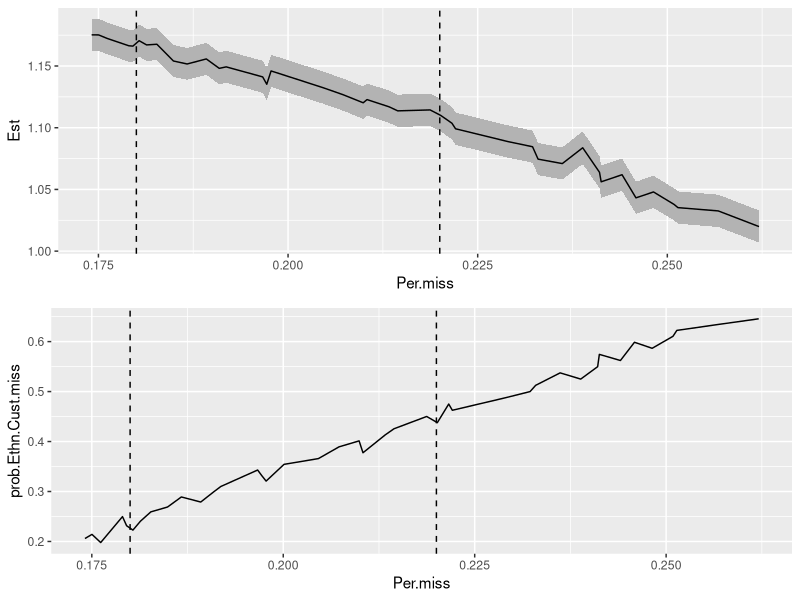

The R source for this figure:
## ---- chunk 1
knitr::opts_chunk$set(echo = TRUE)
library(arm)
library(mice)
library(ggplot2)
library(car)
library(dplyr)
library(purrr)
library(forcats)
library(gridExtra)
setwd("~/Dropbox (LSE Statistics)/Sentencing Disparities/Methods festival")
## ---- chunk 2
ReMF.dat<- read.csv("ReMF_original.csv",
                       header=T,stringsAsFactors = T)
#head(ReMF.dat)

ReMF.dat <- ReMF.dat %>% mutate(Prev_Convictions = 
          fct_relevel(Prev_Convictions, 
          c("None","1 to 3","4 to 9","10 or more")))
#some house-keeping.
## ---- chunk 3
ReMF.dat <- ReMF.dat %>%
  mutate(Age_Cont = Age_Cont - mean(Age_Cont))
## ---- chunk 4
ReMF.dat <- dplyr::select(ReMF.dat,-c(Sentence_Length))
## ---- chunk 5
Cust.benchmark <- glm(Custody~.,data=ReMF.dat)

#summary(Cust.benchmark)
## ---- chunk 6
ci.tab<-function(vec,Miss=1,Cust=0,Ethn=0,Inter=0){
  #default values are miss=1, 
  #Cust=Ethn=Inter=0 means there is 
  #no parameter for the missingness model
 ret.tab <- c(vec[1]-2*vec[2],vec[1],
      vec[1]+2*vec[2])
 ret.tab <- exp(ret.tab)
 #If you want output on the log(OR) scale, comment the line above
 ret.tab <-c(ret.tab,c(Miss, Cust, Ethn, Inter))
 ret.tab <- as.data.frame(t(ret.tab))
  colnames(ret.tab) = c("Lower 95% CI", "Est","Upper 95% CI",
                        "Miss","Cust","Ethn","Inter")
  ret.tab
}
#Miss=1, no missing
#Miss=2, MCAR
#Miss=3, MAR
#Miss=4, MNAR
## ---- chunk 7
Ethn.Cust.benchmark <- 
  summary(Cust.benchmark)$coefficients[4,1:2] 
#the 4th row corresponds to ethnicity and 
#the 1,2 columns are the estimate and its sd

Ethn.Cust.benchmark.tab <- ci.tab(Ethn.Cust.benchmark)
#Ethn.Cust.benchmark.tab

## ---- chunk 8
#parameter that governs the percentage of missingness
per.miss <- 0.2

#generate the missing data indicator
MCAR <- rbinom(n=nrow(ReMF.dat),size=1,prob=c(per.miss))
#sum(MCAR)/nrow(ReMF.dat) 
#should check that the % of missing is approximately correct

#now add NAs to create a missingness pattern
MCAR_ReMF.dat <- ReMF.dat %>%
  mutate(Ethnicity=ifelse(MCAR==1,NA,Ethnicity))
## ---- chunk 9
Cust.MCAR <- summary(glm(Custody~.,data=MCAR_ReMF.dat))
Ethn.Cust.MCAR <- Cust.MCAR$coefficients[4,1:2]

Ethn.Cust.MCAR.tab <- ci.tab(Ethn.Cust.MCAR, Miss=2)

#to display
#rbind(Ethn.Cust.benchmark.tab,Ethn.Cust.MCAR.tab)
## ---- chunk 10
MM.Age_Cont <- -0.02
MM.MF_Remorse <- -0.20


#vector of probablities that are associated with Age and remorse
pMAR <- invlogit(-1.3 + MM.Age_Cont*ReMF.dat$Age_Cont +
                   MM.MF_Remorse*ReMF.dat$MF_Remorse)

#missing data indicator
MAR <- rbinom(n = nrow(ReMF.dat), size = 1, prob = pMAR)
#sum(MAR)/nrow(ReMF.dat) 
#check that this is approx 0.2

MAR_ReMF.dat <- ReMF.dat %>%
  mutate(Ethnicity=ifelse(MAR==0,Ethnicity,NA))
## ---- chunk 11
Cust.MAR <- summary(glm(Custody~.,data=MAR_ReMF.dat))
Ethn.Cust.MAR <- Cust.MAR$coefficients[4,1:2]

Ethn.Cust.MAR.tab <- ci.tab(Ethn.Cust.MAR, Miss=3)
## ---- chunk 12
rbind(Ethn.Cust.benchmark.tab,Ethn.Cust.MCAR.tab,
      Ethn.Cust.MAR.tab)
## ---- chunk 13
MM.Ethn <- 0.2
MM.Cust <- -0.05
MM.Ethn.Cust <- 0.9
## ---- chunk 14
MNAR_intercept <- -1.55
#Ethn=1, Cust=1
invlogit(MNAR_intercept+MM.Cust+MM.Ethn+MM.Ethn.Cust)
#Ethn=1, Cust=0
invlogit(MNAR_intercept+MM.Ethn)
#Ethn=0, Cust=1
invlogit(MNAR_intercept+MM.Cust)
#Ethn=0, Cust=0
invlogit(MNAR_intercept)
## ---- chunk 15

pMNAR <- with(ReMF.dat,
             invlogit(MNAR_intercept + MM.Age_Cont*Age_Cont + 
                   MM.MF_Remorse*MF_Remorse +
                   MM.Cust*Custody + 
                   MM.Ethn*Ethnicity + 
                   MM.Ethn.Cust*Custody*Ethnicity))

#missing data indicator
MNAR <- rbinom(n = nrow(ReMF.dat), size = 1, prob = pMNAR)
sum(MNAR)/nrow(ReMF.dat)

MNAR_ReMF.dat <- ReMF.dat %>%
  mutate(Ethnicity=ifelse(MNAR==0,Ethnicity,NA))

## ---- chunk 16
Cust.MNAR <- summary(glm(Custody~.,data=MNAR_ReMF.dat))
Ethn.Cust.MNAR <- Cust.MNAR$coefficients[4,1:2]

Ethn.Cust.MNAR.tab <- ci.tab(Ethn.Cust.MNAR, Miss=4, 
Cust = MM.Cust, Ethn = MM.Ethn, Inter = MM.Ethn.Cust)
## ---- chunk 17
rbind(Ethn.Cust.benchmark.tab,Ethn.Cust.MCAR.tab,
      Ethn.Cust.MAR.tab,Ethn.Cust.MNAR.tab)
## ---- chunk 18
Cust.all.results <- rbind(Ethn.Cust.benchmark.tab,Ethn.Cust.MCAR.tab,
                          Ethn.Cust.MAR.tab,Ethn.Cust.MNAR.tab)
rownames(Cust.all.results) <- c("True","MCAR","MAR","MNAR")
Cust.all.results
## ---- chunk 19
MM.Ethn.Cust.Vec <- seq(0,2,by=0.05)
MM.Intercept <- (seq())

#to store the percentage missing so this remains "plausible"
store.per.miss <- rep(NA, length(MM.Ethn.Cust.Vec))

store.coeff.ethn <- c()

for(i in 1:length(MM.Ethn.Cust.Vec)){
  MM.Ethn.Cust <- MM.Ethn.Cust.Vec[i]
 pMNAR <- with(ReMF.dat,
             invlogit(MNAR_intercept + MM.Age_Cont*Age_Cont + 
                     MM.MF_Remorse*MF_Remorse +
                     MM.Cust*Custody + 
                     MM.Ethn*Ethnicity + 
                     MM.Ethn.Cust*Custody*Ethnicity))

#missing data indicator
MNAR <- rbinom(n = nrow(ReMF.dat), size = 1, prob = pMNAR)
store.per.miss[i] <- sum(MNAR)/nrow(ReMF.dat)

MNAR_ReMF.dat <- ReMF.dat %>%
  mutate(Ethnicity=ifelse(MNAR==0,Ethnicity,NA))

Cust.MNAR <- summary(glm(Custody~.,data=MNAR_ReMF.dat))
Ethn.Cust.MNAR <- Cust.MNAR$coefficients[4,1:2]

store.coeff.ethn <- rbind(store.coeff.ethn,ci.tab(Ethn.Cust.MNAR, Miss=4, 
                Cust = MM.Cust, Ethn = MM.Ethn, Inter = MM.Ethn.Cust))
}

##PLOTS

plot.coeff.miss <- ggplot(data=data.frame(Per.miss=store.per.miss,store.coeff.ethn),
                          aes(x=Per.miss)) +
                  geom_ribbon(aes(ymin=Lower.95..CI,
                                  ymax=Upper.95..CI), fill = "grey70")+
  geom_line(aes(y=Est)) +
  geom_hline(yintercept=Ethn.Cust.benchmark.tab$coefficient) +
  geom_vline(xintercept=c(0.18,0.22),linetype="dashed")
  

prob.Ethn.Cust.miss = with(store.coeff.ethn,
                      invlogit(MNAR_intercept+MM.Cust+
                                 MM.Ethn+Inter)) 


plot.per.miss <- ggplot(data=data.frame(prob.Ethn.Cust.miss=prob.Ethn.Cust.miss,
                                        Per.miss=store.per.miss),
                        aes(y=prob.Ethn.Cust.miss,x=Per.miss))+geom_line() +
                        geom_vline(xintercept=c(0.18,0.22),linetype="dashed")

grid.arrange(plot.coeff.miss, plot.per.miss, nrow = 2)
